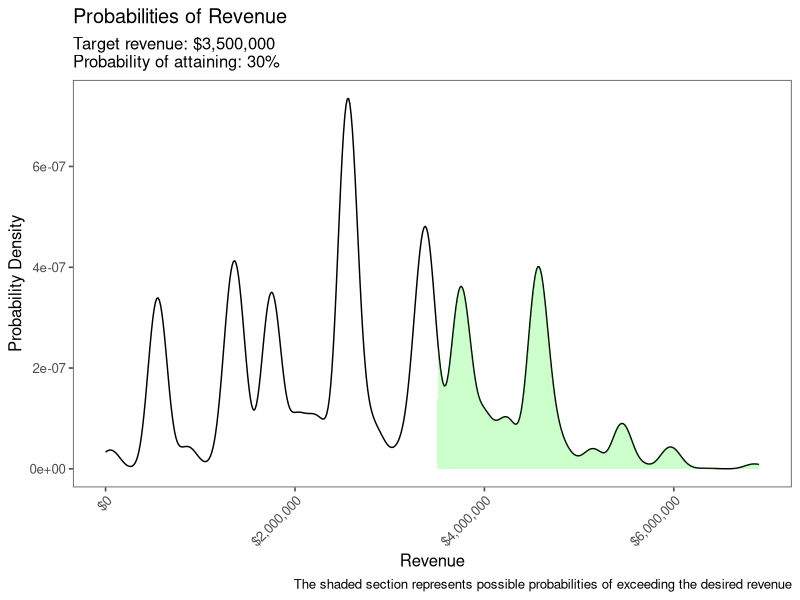

Recreate this plot in R.
library(purrr)
library(dplyr)
library(ggplot2)
library(readr)
library(ggthemes)
library(scales)

# desired_rev and deals are the user-specific API into this script; it will be refactored into a
# set of functions. In the meantime, change these and only these

#
# What is the target revenue
#
desired_rev <- 3500000

#
# 'deals' is a data.frame consisting of
#### the name
#### the revenue associated with the deal
#### the mean probability of the deal landing
#### the variance of the mean probability
####
#### "Deal 1 is worth $1,200,000 and we think we have a 50% +/- 10%
#### chance of landing it"
#
deals <- tribble(
   ~ name, ~ revenue, ~ mean, ~ var,
   "Deal 1", 1200000, .5, .1,
   "Deal 2", 900000, .2, .1,
   "Deal 3", 800000, .5, .1,
   "Deal 4", 1400000, .1, .05,
   "Deal 5", 2000000, .5, .1,
   "Deal 6", 500000, .9, .05,
   "Deal 7", 100000, .5, .1
)

estRevenue <- function(revenue, alpha, beta, N) {
   rbernoulli(N, p = rbeta(N, alpha, beta)) * revenue
}

estBetaParams <- function(mu, var) {
   alpha <- ((1 - mu) / var - 1 / mu) * mu ^ 2
   beta <- alpha * (1 / mu - 1)
   return(params = list(alpha = alpha, beta = beta))
}

validateDeals <- function(deals) {
   d <- deals %>%
      mutate(
         high = mean + var,
         low = mean - var,
         oob = if_else(high >= 1 | low <= 0, TRUE, FALSE)
      )
   
   d %>% filter(oob == TRUE)
}

N = 1000000

oob <- validateDeals(deals)

if (nrow(oob) > 0) {
   msg <- paste(oob$name)
   stop(msg)
} else {
   # convert from mean and variance to alpha and beta for the
   # beta function
   deals <-
      deals %>% cbind(map2_df(deals$mean, deals$var, estBetaParams))
   
   # for each deal, simulate the revenue across N probabilities
   revenue <-
      pmap(deals %>% select(revenue, alpha, beta), estRevenue, N)
   
   # the probability of exeeding the target revenue is the mean
   # of the sum of each simulation that exceeds the target
   prob_of_success <- mean(Reduce('+', revenue) > desired_rev)
   
   # build some data frames for plotting
   rev_df <- Reduce('+', revenue) %>% data.frame(rev = .)
   
   # the ribbon dataframe. Draws a ribbon under the density for the simulations that exceed
   # the target revenue. "512" is the default number of estimator points in the density
   # kernel
   rib_df <-
      data.frame(
         rev_df %>% map_df( ~ density(
            .x,
            from = min(rev_df$rev),
            to = max(rev_df$rev)
         )$y),
         ymin = 0,
         x = seq(
            from = min(rev_df$rev),
            to = max(rev_df$rev),
            length = 512
         )
      ) %>%
      rename(ymax = rev) %>%
      mutate(ymax = if_else(x > desired_rev, ymax, 0))
   
   # plot the bad boy
   rev_df %>%
      ggplot(aes(x = rev)) + geom_density() +
      geom_ribbon(data = rib_df,
                  aes(x = x, ymin = ymin, ymax = ymax),
                  alpha = 0.2, fill = "green") +
      scale_x_continuous(labels = dollar) +
      theme_few() +
      labs(
         title = "Probabilities of Revenue",
         subtitle = paste0(
            "Target revenue: ",
            dollar_format()(desired_rev),
            "\nProbability of attaining: ",
            100 * round(prob_of_success, digits = 2),
            "%"
         ),
         caption = "The shaded section represents possible probabilities of exceeding the desired revenue",
         x = "Revenue",
         y = "Probability Density"
      ) +
      theme(axis.text.x = element_text(angle = 45, hjust = 1))
}
